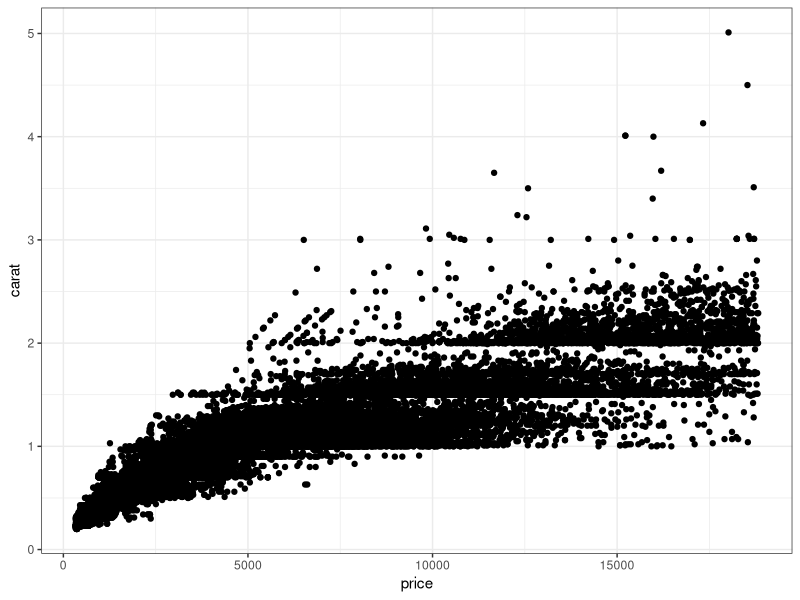

Write R code to recreate this figure.
## ---- chunk 1
### In this code chunk, start with the diamonds dataset (built in to
### ggplot2 package) and create a plot of price vs. carat (or some other
### variables of your choice)

library(ggplot2)
data(diamonds)

ggplot(data = diamonds, aes(x = price, y = carat)) + 
  geom_point() + 
  theme_bw()

## ---- chunk 2
### In this code chunk, start with the diamonds dataset (built in to
### ggplot2 package) and create a subset based on filtering, e.g., 
### size greater than 1 carat or cut is "Ideal"



## ---- chunk 3
### Both partners - delete this comment, then write some code here
### to plot, summarize, calculate something simple using the diamonds
### dataset.


## ---- chunk 4
### Both partners - delete this comment, then write some code here
### to plot, summarize, calculate something simple using the diamonds
### dataset.
